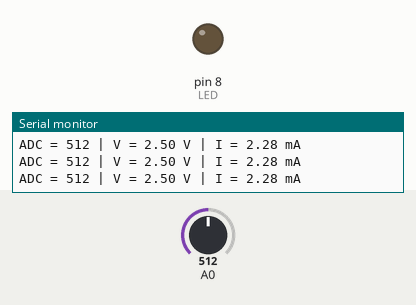
Recording of a sketch running on a simulated Arduino Uno, built with avr-gcc and run on an emulated ATmega328P. On the bench: output pins drawn as LEDs (lit = HIGH), the last lines printed to the serial monitor. Inputs (shaded band) come from the test bench; at power-on: A0 = 512.

Above: at 1.0 s.
1.1 s: A0 set to 627
2.6 s: A0 set to 650
At 3.6 s:
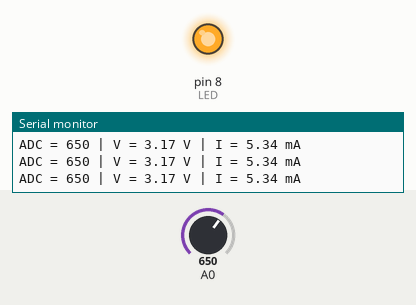
4.1 s: A0 set to 511
At 4.7 s:
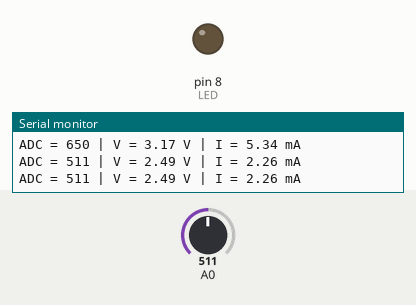
5.7 s: A0 set to 716
At 6.7 s:
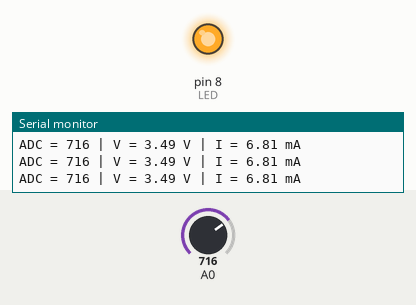
Timing chart, 0 to 8.2 s (numbered marks = the images above; inputs shaded):
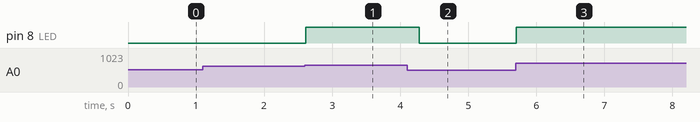

The sketch:

aula_7_atv_02.ino
```cpp
#include <avr/io.h>

// ---------- Parametros do circuito ----------
#define VREF    5.0f       // Tensao de referencia do ADC (AVcc = 5 V)
#define R_SERIE 220.0f     // Resistor em serie com o LED (ohms)
#define VF_LED  2.0f       // Tensao direta tipica do LED vermelho (V)
#define I_TH    0.005f     // Limiar de corrente para acender: 5 mA

// ================================================================
//                  Configuracao do Timer 1
// ================================================================
// Base de tempo de 1ms: clock 16MHz / prescaler 64 = 250kHz -> 250 ticks = 1ms
void setup_timer() {
    TCCR1A = 0;
    TCCR1B = (1 << CS11) | (1 << CS10); // Prescaler 64
    OCR1A = 250;
}

void delay_timer(unsigned int ms) {
    for (unsigned int i = 0; i < ms; i++) {
        TCNT1 = 0;
        while (TCNT1 < OCR1A) {
            __asm__("nop");
        }
    }
}

// ================================================================
//                  Inicializacao do ADC
// ================================================================
void setup_adc() {
    // ADMUX:
    //  REFS1:REFS0 = 01 -> referencia em AVcc (5V) com capacitor em AREF
    //  ADLAR = 0         -> resultado alinhado a direita (10 bits completos)
    //  MUX3..MUX0 = 0000 -> canal ADC0 (pino A0)
    ADMUX = (1 << REFS0);

    // ADCSRA:
    //  ADEN = 1           -> habilita o modulo ADC
    //  ADPS2:ADPS0 = 111  -> prescaler = 128
    //  Clock do ADC: 16MHz / 128 = 125kHz (faixa recomendada: 50-200kHz)
    ADCSRA = (1 << ADEN)
           | (1 << ADPS2) | (1 << ADPS1) | (1 << ADPS0);
}

// Le o valor do canal ADC especificado (0 a 1023)
uint16_t adc_read(uint8_t canal) {
    // Seleciona o canal preservando os bits de referencia (REFS1:REFS0)
    ADMUX = (ADMUX & 0xF0) | (canal & 0x0F);

    // ADSC: ADC Start Conversion - inicia uma conversao
    ADCSRA |= (1 << ADSC);

    // Polling: aguarda ADSC retornar a 0 (conversao concluida)
    while (ADCSRA & (1 << ADSC)) {
        __asm__("nop");
    }

    // ADC: registrador de 16 bits (ADCL + ADCH) com o resultado
    return ADC;
}

// ================================================================
//                  Inicializacao da UART
// ================================================================
void setup_uart(uint16_t baud) {
    // UBRR0: define o baud rate. Formula: UBRR = (F_CPU / 16 / baud) - 1
    // Para 9600 bps com 16MHz: UBRR = 103
    uint16_t ubrr = (16000000UL / 16UL / baud) - 1;
    UBRR0H = (uint8_t)(ubrr >> 8);
    UBRR0L = (uint8_t)(ubrr);

    // UCSR0B: habilita transmissor (TXEN0) e receptor (RXEN0)
    UCSR0B = (1 << TXEN0) | (1 << RXEN0);

    // UCSR0C: frame 8N1 (8 bits de dados, sem paridade, 1 stop bit)
    UCSR0C = (1 << UCSZ01) | (1 << UCSZ00);
}

// Transmite um caractere pela UART
void uart_tx(char c) {
    // UDRE0: bit que indica buffer de transmissao vazio
    while (!(UCSR0A & (1 << UDRE0)));
    UDR0 = c; // UDR0: registrador de dados - escrever aqui envia o byte
}

// Transmite uma string pela UART
void uart_print(const char *s) {
    while (*s) uart_tx(*s++);
}

// Transmite um inteiro sem sinal pela UART
void uart_print_uint(uint16_t v) {
    char buf[6];
    int i = 0;
    if (v == 0) { uart_tx('0'); return; }
    while (v) { buf[i++] = '0' + (v % 10); v /= 10; }
    while (i--) uart_tx(buf[i]);
}

// Transmite um float com 2 casas decimais pela UART
void uart_print_float(float v) {
    if (v < 0) { uart_tx('-'); v = -v; }
    uint16_t inteiro = (uint16_t)v;
    uint16_t frac    = (uint16_t)((v - inteiro) * 100.0f);
    uart_print_uint(inteiro);
    uart_tx('.');
    if (frac < 10) uart_tx('0');
    uart_print_uint(frac);
}

// ================================================================
//                        Programa Principal
// ================================================================
int main(void) {
    // DDRB: configura PB0 (pino digital 8) como saida para o LED externo
    DDRB = (1 << DDB0);
    // PORTB: inicia com LED apagado
    PORTB &= ~(1 << PORTB0);

    // Inicializa perifericos
    setup_timer();
    setup_adc();
    setup_uart(9600);

    while (1) {
        // 1) Le o canal 0 do ADC (pino A0 - potenciometro)
        uint16_t leitura = adc_read(0);

        // 2) Converte a leitura para tensao (0 a 5V)
        float tensao = ((float)leitura) * (VREF / 1023.0f);

        // 3) Estima a corrente no LED pelo modelo linear
        float corrente = 0.0f;
        if (tensao > VF_LED) {
            corrente = (tensao - VF_LED) / R_SERIE;
        }

        // 4) Aciona ou desliga o LED conforme o limiar
        if (corrente >= I_TH) {
            PORTB |= (1 << PORTB0);    // Seta bit 0: LED aceso
        } else {
            PORTB &= ~(1 << PORTB0);   // Limpa bit 0: LED apagado
        }

        // 5) Envia dados ao terminal via UART
        uart_print("ADC = ");
        uart_print_uint(leitura);
        uart_print(" | V = ");
        uart_print_float(tensao);
        uart_print(" V | I = ");
        uart_print_float(corrente * 1000.0f);
        uart_print(" mA\r\n");

        // Intervalo entre leituras
        delay_timer(200);
    }

    return 0;
}
```

Measured:
- the behaviour switches between 634 and 635 on A0 (found by bisection; images 0 and 1)
- after the input at 2.6 s, pin 8 (LED): LOW → HIGH at once
- after the input at 4.1 s, pin 8 (LED): HIGH → LOW after 0.18 s
- after the input at 5.7 s, pin 8 (LED): LOW → HIGH at once
